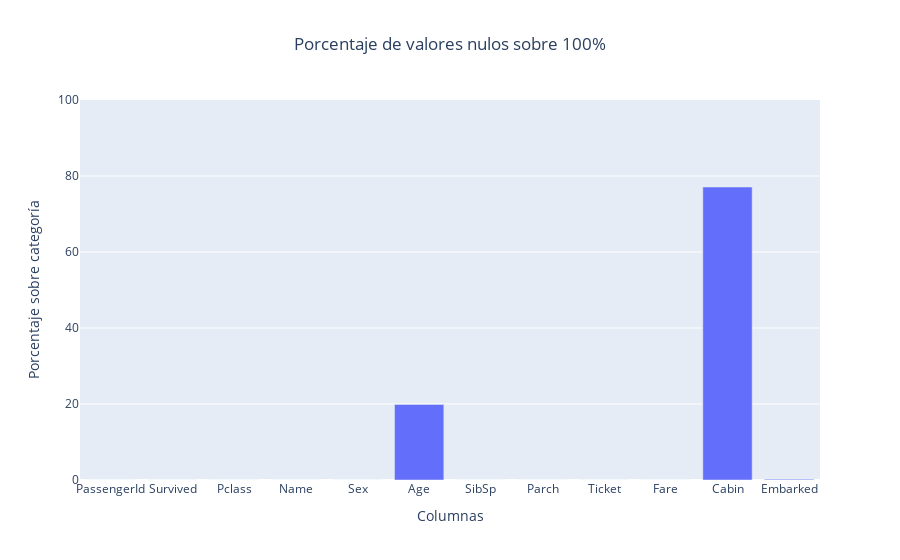

Here is the notebook cell this chart was saved with:
### Code cell
# Gráfico de barras con Plotly para ver los valores nulos
fig = px.bar(x=valores_nulos_porcentaje.index, y=valores_nulos_porcentaje.values, labels={'x': 'Columnas', 'y': 'Porcentaje sobre categoría'}, title='Porcentaje de valores nulos sobre 100%')
fig.update_layout(title_x=0.5)
fig.update_yaxes(range=[0, 100])
fig.show()

### Figure 1 — Plotly figure (JSON) as saved in the notebook; plotly's stock layout.template omitted (floating-point values rounded to 4 significant figures)
{"data": [{"alignmentgroup": "True", "hovertemplate": "Columnas=%{x}<br>Porcentaje sobre categoría=%{y}<extra></extra>", "legendgroup": "", "marker": {"color": "#636efa", "pattern": {"shape": ""}}, "name": "", "offsetgroup": "", "orientation": "v", "showlegend": false, "textposition": "auto", "type": "bar", "x": ["PassengerId", "Survived", "Pclass", "Name", "Sex", "Age", "SibSp", "Parch", "Ticket", "Fare", "Cabin", "Embarked"], "xaxis": "x", "y": [0, 0, 0, 0, 0, 19.87, 0, 0, 0, 0, 77.1, 0.2245], "yaxis": "y"}], "layout": {"barmode": "relative", "legend": {"tracegroupgap": 0}, "title": {"text": "Porcentaje de valores nulos sobre 100%", "x": 0.5}, "xaxis": {"anchor": "y", "domain": [0, 1], "title": {"text": "Columnas"}}, "yaxis": {"anchor": "x", "domain": [0, 1], "range": [0, 100], "title": {"text": "Porcentaje sobre categoría"}}}}
